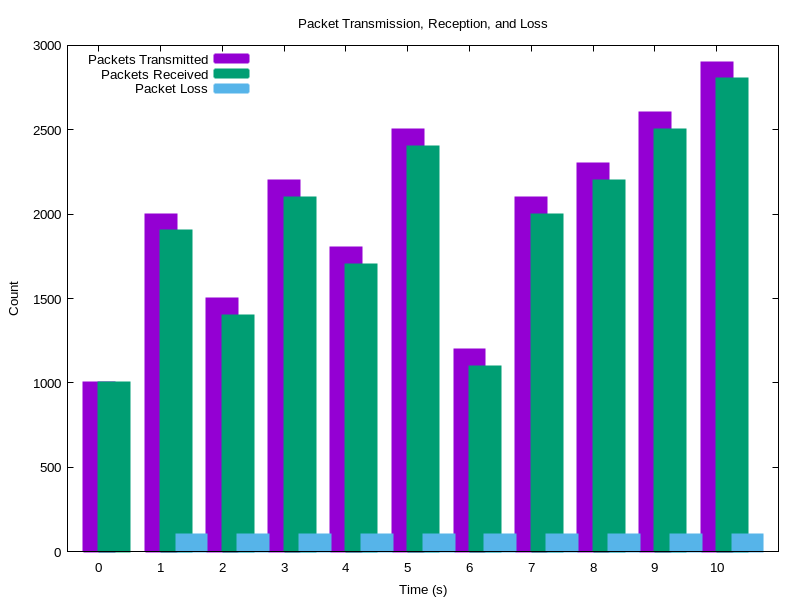

This chart was generated by the following gnuplot code:
# Gnuplot script for plotting packet transmission, reception, and loss as a bar chart

# Set output file format and name
set terminal pngcairo enhanced font "arial,10" size 800, 600
set output "1.normal_network.png"

# Set title and labels
set title "Packet Transmission, Reception, and Loss"
set xlabel "Time (s)"
set ylabel "Count"
set style fill solid
set boxwidth 0.5
set key top left

# Set data file format
# set datafile separator "\t"

# Plot packet transmission, reception, and loss as bars
plot "1.normal_network.dat" using ($0):2:xtic(1) with boxes lw 2 title "Packets Transmitted", \
     "1.normal_network.dat" using ($0+0.25):3 with boxes lw 2 title "Packets Received", \
     "1.normal_network.dat" using ($0+0.5):4 with boxes lw 2 title "Packet Loss"

